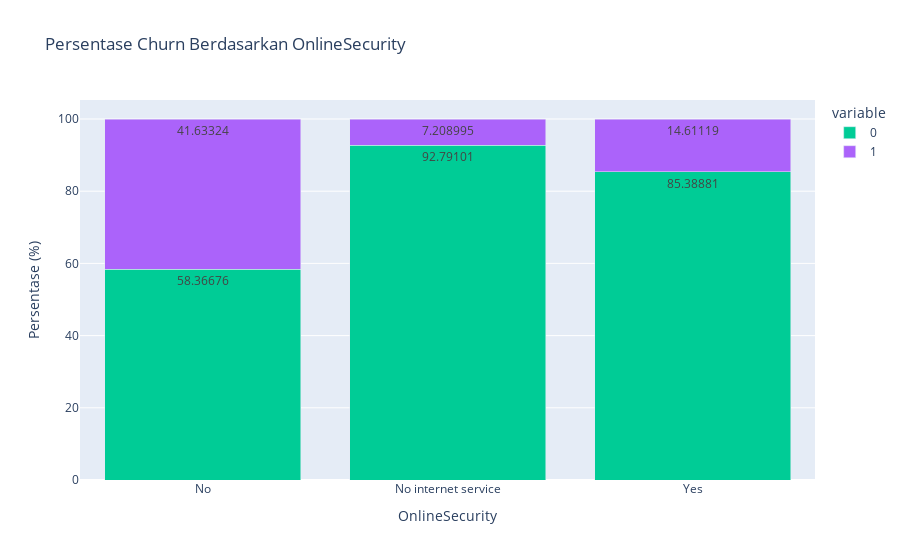
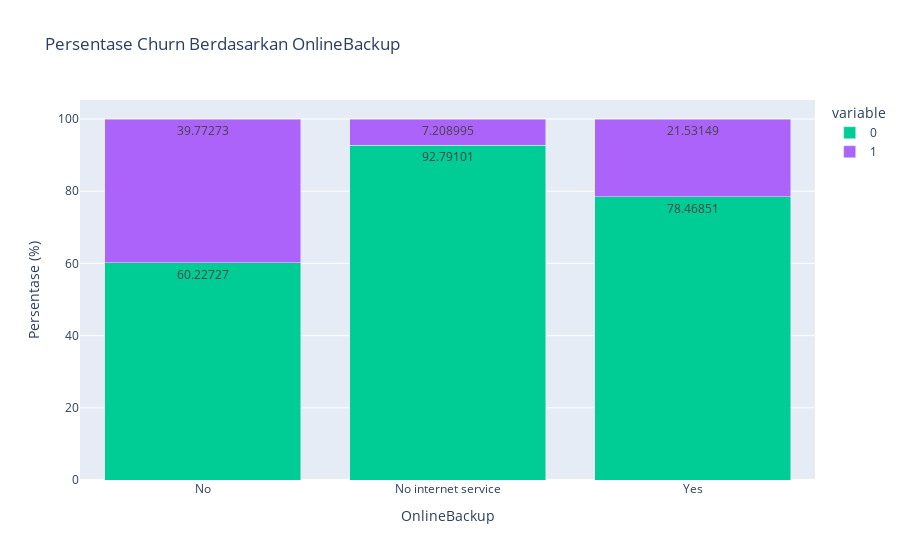
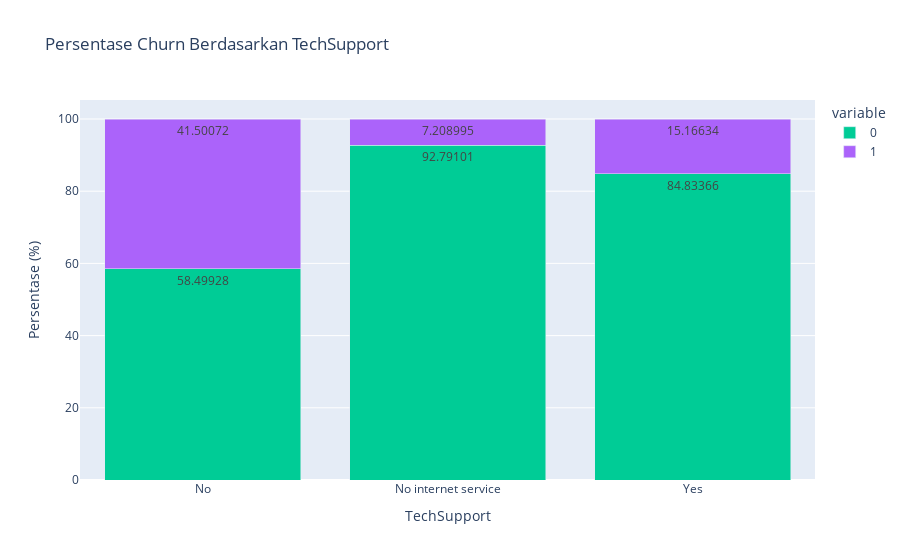

Notebook code for these charts, in order:
### Markdown cell above
## I. Bagaimana Distribusi Churn Terhadap Layanan OnlineSecurity, OnlineBackup, TechSupport?

### Code cell
# Pilih kolom yang relevan
cols = ['OnlineSecurity', 'OnlineBackup', 'TechSupport', 'Churn']
df_filtered = df[cols]

# Ubah data dari kategori teks menjadi numerik
df_filtered = df_filtered.replace({'Churn': {'Yes': 1, 'No': 0}})

# Loop untuk membuat grafik stacked bar
for col in ['OnlineSecurity', 'OnlineBackup', 'TechSupport']:
    churn_counts = df_filtered.groupby(col)['Churn'].value_counts(normalize=True).unstack() * 100  # Hitung persen
    churn_counts = churn_counts.reset_index()

    # Plot dengan Plotly
    fig = px.bar(churn_counts, x=col, y=[0, 1], 
                 labels={'value': 'Persentase (%)', 'x': col}, 
                 title=f'Persentase Churn Berdasarkan {col}',
                 text_auto=True, color_discrete_map={0: 'blue', 1: 'red'})

    fig.update_layout(barmode='stack', yaxis=dict(title="Persentase (%)"))
    fig.show()

### Figure 1 — Plotly figure (JSON) as saved in the notebook; plotly's stock layout.template omitted (floating-point values rounded to 4 significant figures)
{"data": [{"hovertemplate": "variable=0<br>OnlineSecurity=%{x}<br>Persentase (%)=%{y}<extra></extra>", "legendgroup": "0", "marker": {"color": "#00cc96", "pattern": {"shape": ""}}, "name": "0", "orientation": "v", "showlegend": true, "textposition": "auto", "texttemplate": "%{y}", "type": "bar", "x": ["No", "No internet service", "Yes"], "xaxis": "x", "y": [58.37, 92.79, 85.39], "yaxis": "y"}, {"hovertemplate": "variable=1<br>OnlineSecurity=%{x}<br>Persentase (%)=%{y}<extra></extra>", "legendgroup": "1", "marker": {"color": "#ab63fa", "pattern": {"shape": ""}}, "name": "1", "orientation": "v", "showlegend": true, "textposition": "auto", "texttemplate": "%{y}", "type": "bar", "x": ["No", "No internet service", "Yes"], "xaxis": "x", "y": [41.63, 7.209, 14.61], "yaxis": "y"}], "layout": {"barmode": "stack", "legend": {"title": {"text": "variable"}, "tracegroupgap": 0}, "title": {"text": "Persentase Churn Berdasarkan OnlineSecurity"}, "xaxis": {"anchor": "y", "domain": [0, 1], "title": {"text": "OnlineSecurity"}}, "yaxis": {"anchor": "x", "domain": [0, 1], "title": {"text": "Persentase (%)"}}}}

### Figure 2 — Plotly figure (JSON) as saved in the notebook; plotly's stock layout.template omitted (floating-point values rounded to 4 significant figures)
{"data": [{"hovertemplate": "variable=0<br>OnlineBackup=%{x}<br>Persentase (%)=%{y}<extra></extra>", "legendgroup": "0", "marker": {"color": "#00cc96", "pattern": {"shape": ""}}, "name": "0", "orientation": "v", "showlegend": true, "textposition": "auto", "texttemplate": "%{y}", "type": "bar", "x": ["No", "No internet service", "Yes"], "xaxis": "x", "y": [60.23, 92.79, 78.47], "yaxis": "y"}, {"hovertemplate": "variable=1<br>OnlineBackup=%{x}<br>Persentase (%)=%{y}<extra></extra>", "legendgroup": "1", "marker": {"color": "#ab63fa", "pattern": {"shape": ""}}, "name": "1", "orientation": "v", "showlegend": true, "textposition": "auto", "texttemplate": "%{y}", "type": "bar", "x": ["No", "No internet service", "Yes"], "xaxis": "x", "y": [39.77, 7.209, 21.53], "yaxis": "y"}], "layout": {"barmode": "stack", "legend": {"title": {"text": "variable"}, "tracegroupgap": 0}, "title": {"text": "Persentase Churn Berdasarkan OnlineBackup"}, "xaxis": {"anchor": "y", "domain": [0, 1], "title": {"text": "OnlineBackup"}}, "yaxis": {"anchor": "x", "domain": [0, 1], "title": {"text": "Persentase (%)"}}}}

### Figure 3 — Plotly figure (JSON) as saved in the notebook; plotly's stock layout.template omitted (floating-point values rounded to 4 significant figures)
{"data": [{"hovertemplate": "variable=0<br>TechSupport=%{x}<br>Persentase (%)=%{y}<extra></extra>", "legendgroup": "0", "marker": {"color": "#00cc96", "pattern": {"shape": ""}}, "name": "0", "orientation": "v", "showlegend": true, "textposition": "auto", "texttemplate": "%{y}", "type": "bar", "x": ["No", "No internet service", "Yes"], "xaxis": "x", "y": [58.5, 92.79, 84.83], "yaxis": "y"}, {"hovertemplate": "variable=1<br>TechSupport=%{x}<br>Persentase (%)=%{y}<extra></extra>", "legendgroup": "1", "marker": {"color": "#ab63fa", "pattern": {"shape": ""}}, "name": "1", "orientation": "v", "showlegend": true, "textposition": "auto", "texttemplate": "%{y}", "type": "bar", "x": ["No", "No internet service", "Yes"], "xaxis": "x", "y": [41.5, 7.209, 15.17], "yaxis": "y"}], "layout": {"barmode": "stack", "legend": {"title": {"text": "variable"}, "tracegroupgap": 0}, "title": {"text": "Persentase Churn Berdasarkan TechSupport"}, "xaxis": {"anchor": "y", "domain": [0, 1], "title": {"text": "TechSupport"}}, "yaxis": {"anchor": "x", "domain": [0, 1], "title": {"text": "Persentase (%)"}}}}
